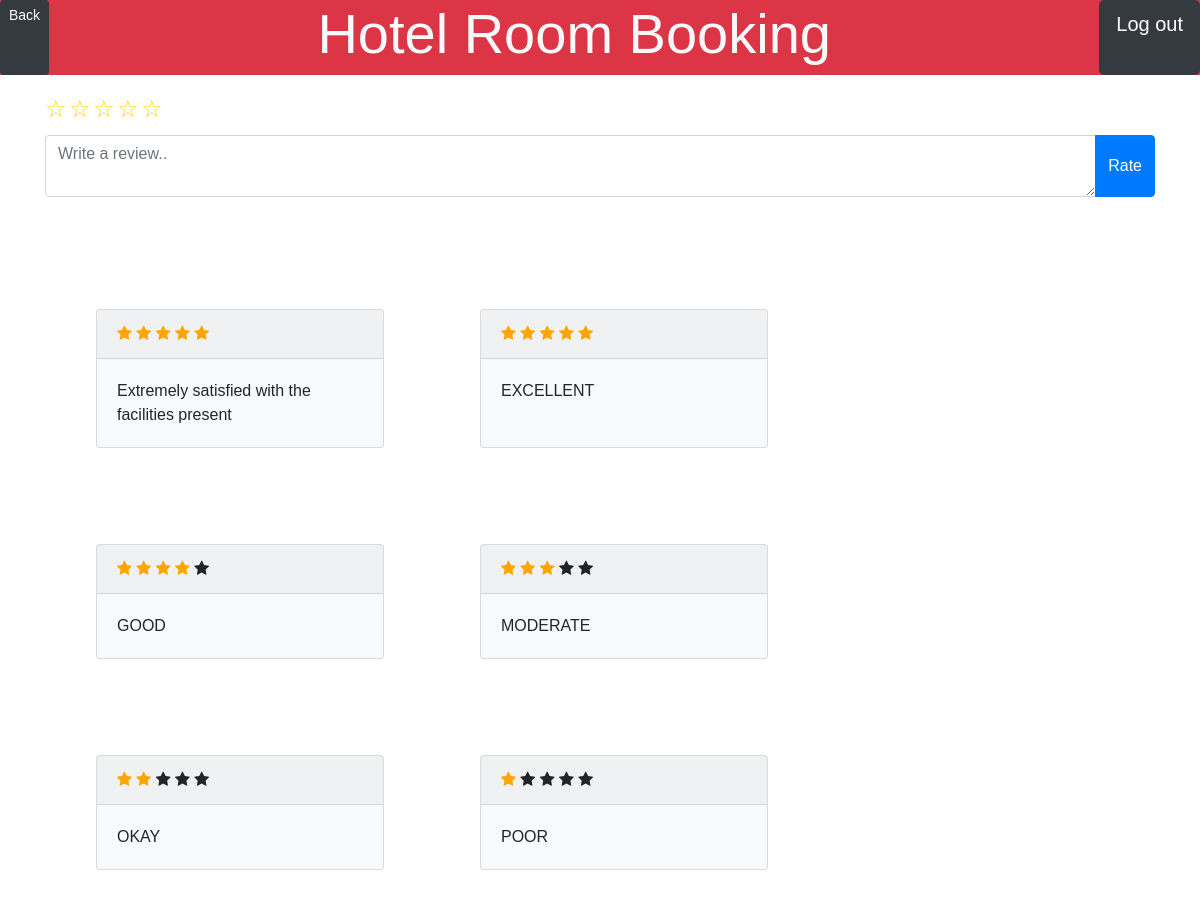
The app's page /review/2 (signed in) with its own data.
### tables this page shows
CREATE TABLE "REVIEW" (
	"review_id"	INTEGER,
	"star"	TINYINT NOT NULL CHECK("star" >= 0 AND "star" <= 5),
	"details"	TEXT,
	"hotel_id"	INTEGER NOT NULL,
	FOREIGN KEY("hotel_id") REFERENCES "HOTEL"("hotel_id") ON UPDATE CASCADE ON DELETE CASCADE,
	PRIMARY KEY("review_id" AUTOINCREMENT)
);

### routes.py (the view, shortened to what this page needs)
@app.route('/review/<hotel_id>', methods=['GET','POST'])
def review(hotel_id):
    if not check_login():
        return redirect(url_for('.home'))
    reviewform = reviewForm()
    con = sqlite3.connect(DATABASE)
    con.row_factory = sqlite3.Row
    cur = con.cursor()
    cur.execute('SELECT star, details FROM REVIEW WHERE hotel_id=%s ORDER BY review_id DESC;'%(hotel_id))
    reviews = cur.fetchall()
    cur.execute('SELECT locations FROM HOTEL WHERE hotel_id=%s'%(hotel_id))
    location = cur.fetchone()[0]
    con.close()
    return render_template('review.html', reviews=reviews, reviewform=reviewform, hotel_id=hotel_id, back=url_for('hotel', location=location))

### forms.py
class reviewForm(FlaskForm):
    star = IntegerField('star', validators=[InputRequired(), NumberRange(min=0, max=5)])
    details = StringField('details', widget=TextArea())

### routes.py (called while the page is built)
def check_login():
    if session.get('logged_in') != True:
        flash('Please Login')
        return False
    else:
        return True

### templates/review.html (shortened to what this page needs)
{% extends 'base.html' %}
{% block main %}
<form action="{{url_for('.review', hotel_id =hotel_id)}}" method="post">
<div class="container mt-3">
  <div class="input-group mb-3">
  	<div class="rating">
      <input type="radio" name="star" value="5" id="5"><label for="5">☆</label>
      <input type="radio" name="star" value="4" id="4"><label for="4">☆</label>
      <input type="radio" name="star" value="3" id="3"><label for="3">☆</label>
      <input type="radio" name="star" value="2" id="2"><label for="2">☆</label>
      <input type="radio" name="star" value="1" id="1"><label for="1">☆</label>
    </div>
    <div class="input-group mb-3">
      {{reviewform.details(class="form-control",placeholder="Write a review..")}}
    <div class="input-group-append">
      <button class="btn btn-primary" type="submit" name="rate">Rate</button>
     </div>
  </div>
</div>
</div>
</form>
<div class="d-flex flex-wrap align-content-around m-5">
{% for review in reviews %}
<div class="card bg-light m-5 set-width" style="max-width: 18rem;">
  <div class="card-header">
    {% for _ in range(review['star']) %}
    <span class="fa fa-star checked"></span>
	  {% endfor %}
    {% for _ in range(5 - review['star']) %}
	  <span class="fa fa-star"></span>
	  {% endfor %}
  </div>
  <div class="card-body">
    <p class="card-text">{{review['details']}}</p>
  </div>
</div>
{% endfor %}
</div>
{% endblock %}

### records on screen
REVIEW: star 5 (drawn), details "Extremely satisfied with the facilities present"
REVIEW: star 5 (drawn), details "EXCELLENT"
REVIEW: star 4 (drawn), details "GOOD"
REVIEW: star 3 (drawn), details "MODERATE"
REVIEW: star 2 (drawn), details "OKAY"
REVIEW: star 1 (drawn), details "POOR"
